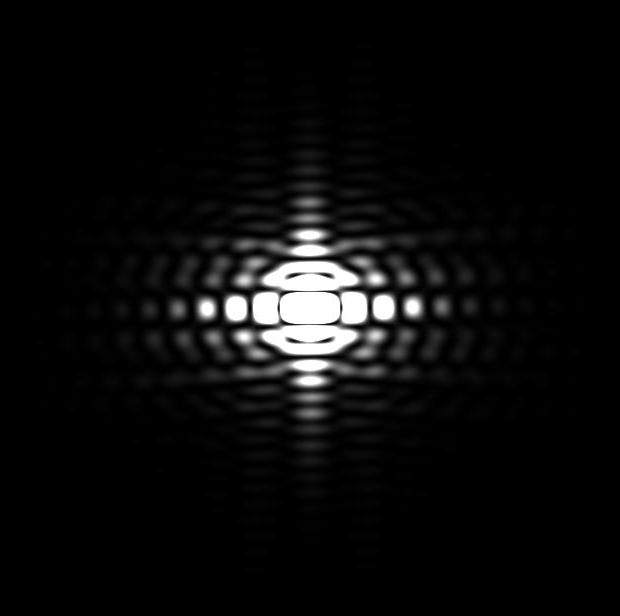
#> input picture IntensityData/Comparison/cat_pattern.png, 620 x 616 px
$ jupyter execute --allow-errors Comparison.ipynb   (older library calls are emulated)
#> lines starting #> are read from the running program, lines starting #| are printed output that depends on the picture
[cell 1]
import os
import cv2
import numpy as np
import matplotlib.pyplot as plt

[cell 2]
# Read all patterns

patterns = {
    'Cat Pattern': cv2.imread('cat_pattern.png', cv2.IMREAD_GRAYSCALE),
    'Double Triangle Pattern': cv2.imread('double_triangle_pattern.png', cv2.IMREAD_GRAYSCALE),
    'Duck Pattern': cv2.imread('duck_pattern.png', cv2.IMREAD_GRAYSCALE),
    'Fence Pattern': cv2.imread('fence_pattern.png', cv2.IMREAD_GRAYSCALE),
#     'Cross Pattern': cv2.imread('cross_pattern.png', cv2.IMREAD_GRAYSCALE)
}
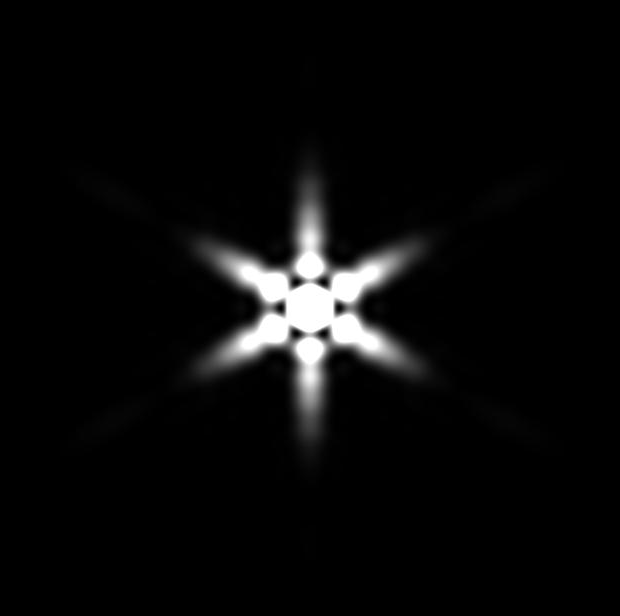
#> input picture IntensityData/Comparison/double_triangle_pattern.png, 620 x 616 px
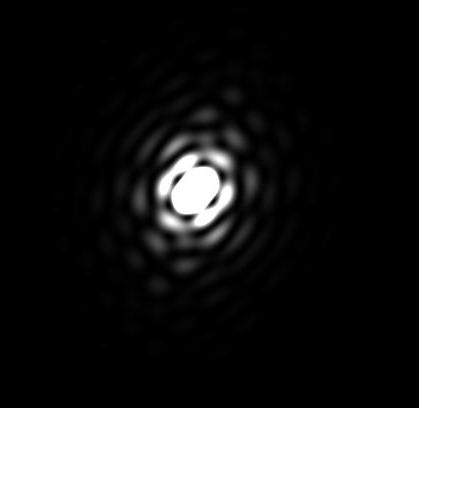
#> input picture IntensityData/Comparison/duck_pattern.png, 476 x 480 px
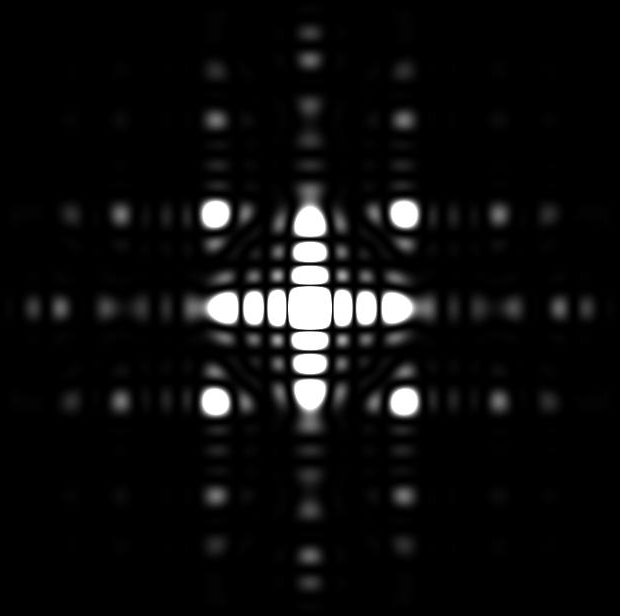
#> input picture IntensityData/Comparison/fence_pattern.png, 620 x 616 px

images = {
    'Cat Image': cv2.imread('cat_image.png', cv2.IMREAD_GRAYSCALE),
    'Double Triangle Image': cv2.imread('double_triangle_image.png', cv2.IMREAD_GRAYSCALE),
    'Duck Image': cv2.imread('duck_image.png', cv2.IMREAD_GRAYSCALE),
    'Fence Image': cv2.imread('fence_image.png', cv2.IMREAD_GRAYSCALE),
#     'Cross Image': cv2.imread('cross_image.png', cv2.IMREAD_GRAYSCALE)
}
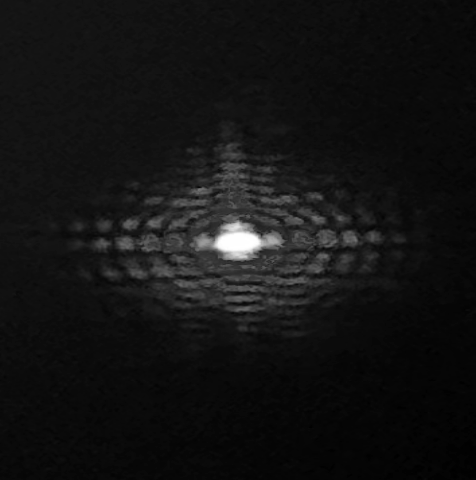
#> input picture IntensityData/Comparison/cat_image.png, 476 x 480 px
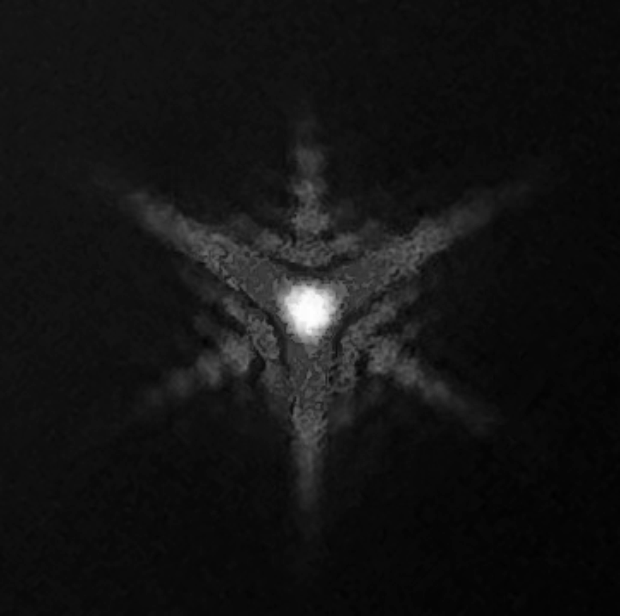
#> input picture IntensityData/Comparison/double_triangle_image.png, 620 x 616 px

def calculate_mse(img1, img2):
    return np.mean((img1 - img2) ** 2)

def calculate_relative_entropy(p, q):
    # Ensure that neither p nor q has zero values to avoid division by zero or log of zero
    # Replace zero values with a very small number close to zero
    p = np.where(p == 0, 1e-10, p)
    q = np.where(q == 0, 1e-10, q)

    # Calculate the Kullback-Leibler divergence
    kullback_leibler_divergence = np.sum(p * np.log(p / q))

    return kullback_leibler_divergence
